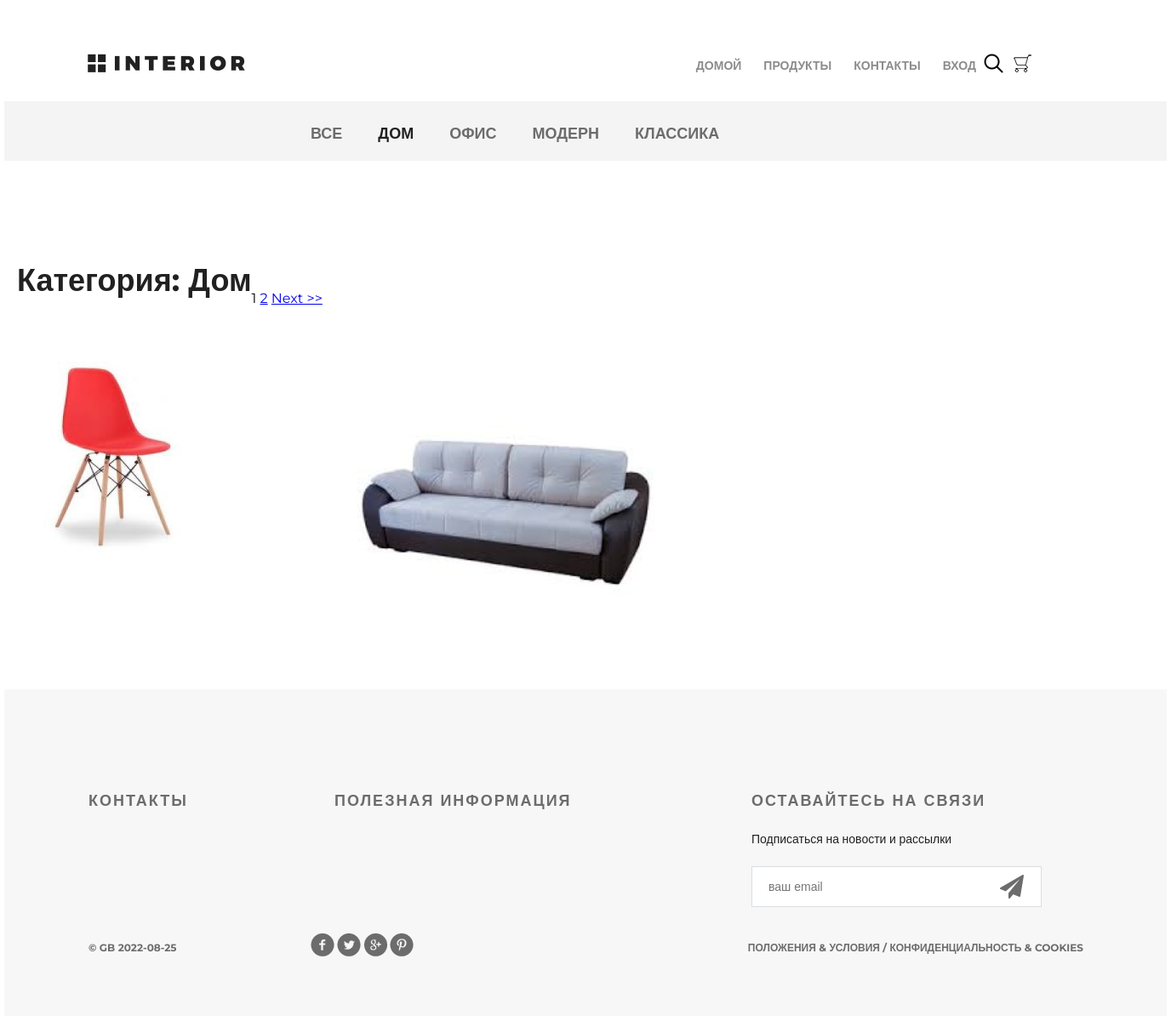
The page /products/1/ on the database its author committed.
### mainapp/models.py (models this page shows, shortened)
class Category(models.Model):
    name = models.CharField(max_length=128, verbose_name='Название', unique=True)
    description = models.TextField(verbose_name='Описание')
    is_active = models.BooleanField(default=True, verbose_name='Активен')
    class Meta:
        verbose_name = 'категория'
        verbose_name_plural = 'категории'
        ordering = ('pk',)

class Product(models.Model):
    category = models.ForeignKey(Category, on_delete=models.CASCADE, verbose_name='Категория')
    name = models.CharField(max_length=128, verbose_name='Название', unique=True)
    image = models.ImageField(upload_to='product', blank=True, null=True, verbose_name='Изображение')
    short_desk = models.CharField(max_length=128, verbose_name='Краткое описание')
    description = models.TextField(verbose_name='Описание')
    price = models.DecimalField(max_digits=8, decimal_places=2, verbose_name='Цена')
    quantity = models.PositiveSmallIntegerField(default=0, verbose_name='Количество')
    is_active = models.BooleanField(default=True, verbose_name='Активен')
    class Meta:
        verbose_name = 'продукт'
        verbose_name_plural = 'продукты'

### mainapp/views.py (the view, shortened to what this page needs)
# urls.py: path('products/', include('mainapp.urls', namespace='products')),
def products(request, pk=None):
    links_menu = Category.objects.all()
    if pk is not None:
        if pk == 0:
            products_list = Product.objects.all().order_by('price')
            category_item = {'name': 'все', 'pk': 0}
        else:
            category_item = get_object_or_404(Category, pk=pk)
            products_list = Product.objects.filter(category_id=pk)
        page = request.GET.get('page')
        paginator = Paginator(products_list, 2)
        try:
            paginator_products = paginator.page(page)
        except PageNotAnInteger:
            paginator_products = paginator.page(1)
        except EmptyPage:
            paginator_products = paginator.page(paginator.num_pages)
        context = {
            'links_menu': links_menu,
            'products': paginator_products,
            'category': category_item,
        }
        return render(request, 'mainapp/products_list.html', context)

### mainapp/context_processors.py (called while the page is built)
def basket(request):
    print('context processor')
    basket = []
    if request.user.is_authenticated:
        basket = Basket.objects.filter(user=request.user)
    return {
        'basket': basket,
    }

### mainapp/templates/mainapp/products_list.html (shortened to what this page needs)
{% extends 'mainapp/base.html' %}
{% load static %}
{% block menu %}
	<div class="hero-white">
		<div class="header clearfix">
			{% include 'mainapp/includes/inc_main_menu.html' %}
		</div>
	</div>
{% endblock %}
{% block content %}
	<div class="details">
		<div class="links clearfix">
			{% include 'mainapp/includes/inc_products_menu.html' %}
		</div>
		<div class="">
			<div class="title clearfix">
				<h2>
					Категория: {{ category.name|title }}
				</h2>
			</div>
        <div class="pagination">
            {% for item in products.paginator.page_range %}
                {% if item == products.number %}
                    <span>{{ item }}</span>
                {% else %}
                    <a href="?page={{ item }}">{{ item }}</a>
                {% endif %}
            {% endfor %}
            {% if products.has_next %}
                <a href="?page={{ products.next_page_number }}">Next >></a>
            {% endif %}
        </div>
			<div class="products">
				{% for product in products %}
					<div class="block">
						<a href="{% url 'products:product_item' product.pk %}"><img src="{% if product.image %}/media/{{ product.image }}{% else %}{% static 'img/product-1.jpg' %}{% endif %}" alt="">
						</a>
					</div>
				{% endfor %}
			</div>
		</div>
	</div>
{% endblock %}

### mainapp/templates/mainapp/base.html (shortened to what this page needs)
{% load static %}
<!DOCTYPE html>
<html>
<head>
    {% block css %}
        <link rel="stylesheet" type="text/css" href="{% static 'css/style.css' %}">
        <link rel="stylesheet" href="{% static 'fonts/font-awesome/css/font-awesome.css' %}">
    {% endblock %}
</head>
<body>
	<div class="container">
        {% block menu %}
        {% endblock %}
        {% block content %}
        {% endblock %}
		<div class="clr"></div>
	</div>
    <div class="footer">
        <div class="clearfix">
            <div class="text-footer">
                <h3>контакты</h3>
            </div>
            <div class="text-footer">
                <h3>полезная информация</h3>
            </div>
            <div class="text-footer clearfix">
                <h3>Оставайтесь на связи</h3>
                <p>Подписаться на новости и рассылки</p>
                <form>
                    <input type="email" name="email" placeholder="ваш email">
                    <a href="#"><i class="fa fa-paper-plane fa-2x" aria-hidden="true"></i></a>
                </form>
            </div>
        </div>
        <p class="small">&copy; GB {% now 'Y-m-d' %}</p>
        <div class="social">
            <a href="#" class="social1"></a>
            <a href="#" class="social2"></a>
            <a href="#" class="social3"></a>
            <a href="#" class="social4"></a>
        </div>
        <p class="small">Положения &amp; Условия  /  Конфиденциальность &amp; Cookies</p>
    </div>
</body>
</html>

### mainapp/templates/mainapp/includes/inc_main_menu.html (shortened to what this page needs)
<a href="{% url 'index' %}" class="logo"></a>
<ul class="menu">
    <li><a href="{% url 'index' %}" >домой</a></li>
    <li><a href="{% url 'products:products_hot_product' %}">продукты</a></li>
    <li><a href="{% url 'contact' %}">контакты</a></li>
    {% if user.is_authenticated %}
        {% if user.is_superuser %}
            <li>
                <a href="{% url 'adminapp:user_read' %}">Админка</a>
            </li>
        {% endif %}
        <li>
            <a href="{% url 'authapp:edit' %}">{{ user.first_name|default:'Пользователь' }}</a>
        </li>
        <li>
            <a href="{% url 'authapp:logout' %}">выход</a>
        </li>
    {% else %}
        <li>
            <a href="{% url 'authapp:login' %}">вход</a>
        </li>
    {% endif %}
</ul>
<a href="#" class="search"></a>
<a href="{% url 'basket:list' %}" class="basket">
</a>

### mainapp/templates/mainapp/includes/inc_products_menu.html
<ul class="links-menu">
    <li>
        <a href="{% url 'products:product_list' 0 %}"
        {% if request.resolver_match.kwargs.pk == 0 %}class="active"{% endif %}>
            все
        </a>
    </li>
    {% for link_menu in links_menu %}
        <li>
            <a href="{% url 'products:product_list' link_menu.pk %}"
               {% if request.resolver_match.kwargs.pk == link_menu.pk %}class="active"{% endif %}>
                {{link_menu.name}}
            </a>
        </li>
    {% endfor %}
</ul>

### static/css/style.css (style rules this page uses)
* { margin: 0; padding: 0; }
body { font-family: 'Montserrat', sans-serif; }
html, body { height: 100%; }
.clr { height: 384px; }
.container { width: 1366px; margin: 0 auto; min-height: 100%; }
.logo { background-image: url(/static/img/logo.png); margin-top: 63px; width: 185px; height: 22px; float: left; }
.menu { list-style-type: none; margin-top: 67px; float: right; }
.menu li { float: left; }
.menu a { color: #8c8c8c; font-size: 14px; font-weight: 700; text-align: right; text-transform: uppercase; text-decoration: none; padding: 10px 13px; }
.search { display: block; width: 23px; height: 23px; background-image: url(/static/img/search.png); position: absolute; top: 63px; left: 1151px; }
.basket { display: block; width: 23px; height: 23px; background-image: url(/static/img/basket.png); position: absolute; top: 63px; left: 1185px; text-decoration: none; color: #555; }
.clearfix:after { content: ""; display: block; clear: both; }
.title { height: 152px; margin-right: 15px; }
.title h2 { float: left; margin-top: 118px; color: #212121; font-size: 36px; font-weight: 700; text-align: left; margin-left: 15px; }
.footer { height: 384px; width: 1169px; background-color: #f7f7f7; padding-left: 99px; padding-right: 98px; margin: -384px auto 0; clear: both; }
.footer form { position: relative; }
.footer form a i { display: block; width: 21px; height: 21px; position: absolute; z-index: 2; top: 10px; right: 50px; color: #6c6c6c; }
.text-footer { margin-top: 120px; width: 221px; float: left; margin-right: 68px; }
.text-footer:last-child { margin-right: 0; }
.text-footer h3 { text-transform: uppercase; color: #6c6c6c; font-size: 18px; font-weight: 700; text-align: left; margin-bottom: 22px; letter-spacing: 2px; }
.text-footer p { color: #212121; font-size: 14px; font-weight: 300; line-height: 24px; text-align: left; margin-bottom: 20px; }
.text-footer a { text-decoration: none; text-transform: uppercase; color: #212121; font-size: 14px; font-weight: 700; line-height: 26px; text-align: left; }
.text-footer:nth-child(2) { width: 422px; }
.text-footer:nth-child(3) { width: 363px; }
.text-footer input { border-width: 1px; border-color: #d9dee1; border-style: solid; background-color: #ffffff; width: 250px; height: 46px; outline: none; color: #6c6c6c; font-size: 14px; font-weight: 300; line-height: 22px; text-align: left; padding-left: 19px; padding-right: 70px; }
.footer .small { text-transform: uppercase; float: left; color: #6c6c6c; font-size: 12px; font-weight: 700; line-height: 26px; text-align: left; margin-top: 35px; }
.social { height: 28px; width: 121px; float: left; margin-left: 158px; margin-top: 30px; }
.social1 { background: url(/static/img/social-links.png); height: 28px; width: 28px; float: left; }
.social2 { background: url(/static/img/social-links.png); background-position: -34px 0px; height: 28px; width: 28px; float: left; margin-left: 3px; }
.social3 { background: url(/static/img/social-links.png); background-position: -67px 0px; height: 28px; width: 28px; float: left; margin-left: 3px; }
.social4 { background: url(/static/img/social-links.png); background-position: -101px 0px; height: 28px; width: 28px; float: left; margin-left: 3px; }
.footer .small:nth-child(4) { float: right; }
.products { margin-top: 50px; margin-bottom: 56px; }
.products .block a img { float: left; }
.products .block { float: left; margin: 15px; display: block; height: 370px; width: 370px; position: relative; }
.hero-white { background-color: #fff; height: 119px; padding-left: 98px; padding-right: 211px; position: relative; }
.links { height: 70px; background-color: #f4f4f4; position: relative; padding-left: 360px; }
.links-menu { margin: 27px auto 0px; position: absolute; }
.links-menu li { float: left; list-style-type: none; padding-right: 42px; }
.links-menu li a { text-decoration: none; color: #6c6c6c; font-size: 18px; font-weight: 700; text-transform: uppercase; }
.links-menu .active { color: #212121; font-size: 18px; font-weight: 700; }

### rows shown on the page
Category: name "ДОМ", name "Дом"
Category: name "ОФИС"
Category: name "МОДЕРН"
Category: name "КЛАССИКА"
Product: image (picture)
Product: image (picture)

### other values the page prints
{{ item }} "1"
{{ item }} "2"
